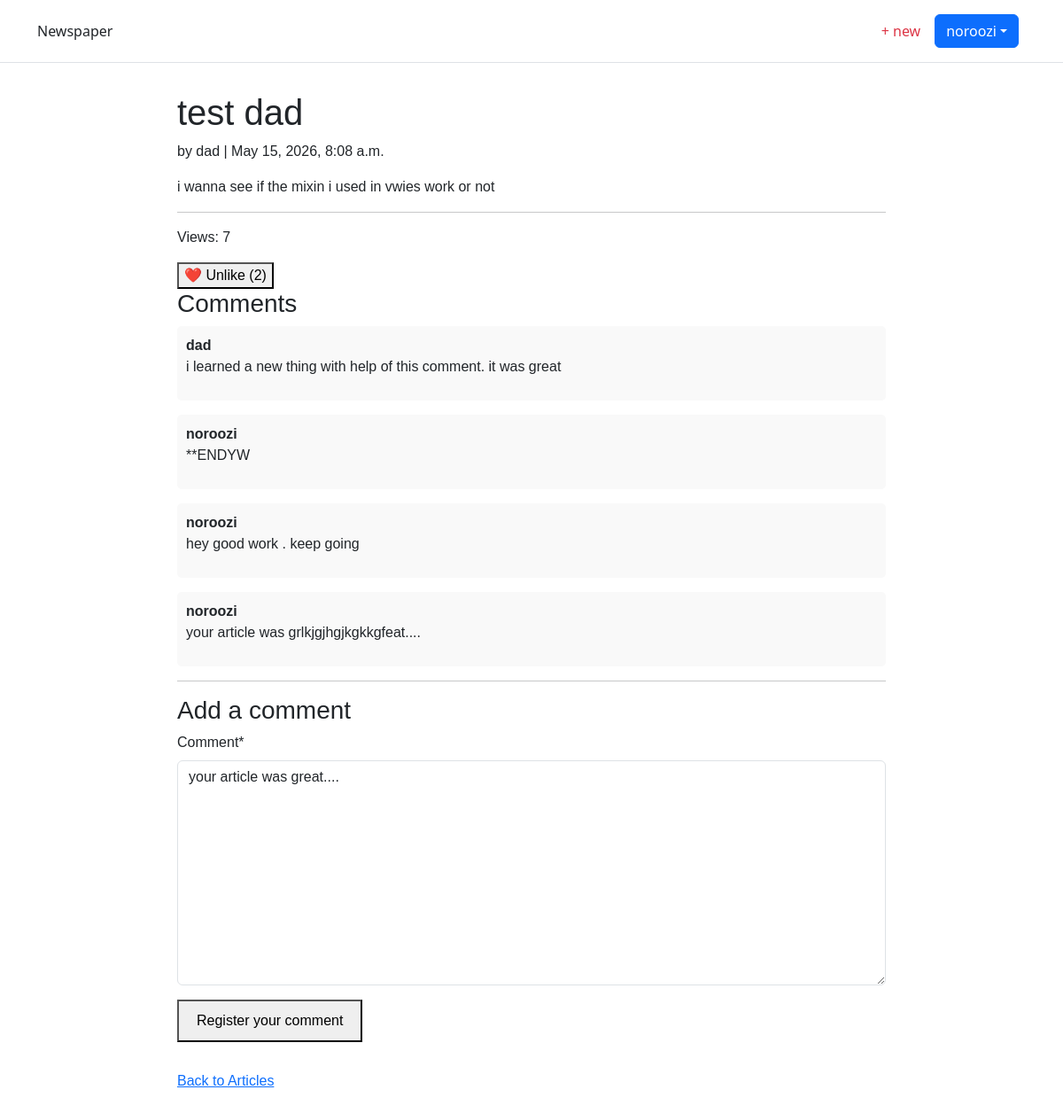
The app's page /articles/2/ (signed in) with its own data.
### accounts/models.py (models this page shows)
class CustomUser(AbstractUser):
    age = models.PositiveIntegerField(null=True, blank=True)

### articles/models.py (models this page shows, shortened)
class Article(models.Model):
    title = models.CharField(max_length=255)
    body = models.TextField()
    date = models.DateTimeField(auto_now_add=True)
    author = models.ForeignKey(
        settings.AUTH_USER_MODEL,
        on_delete=models.CASCADE,
    )
    views = models.IntegerField(default=0)
    viewers = models.ManyToManyField(
        settings.AUTH_USER_MODEL,
        related_name='viewed_articles',
        blank=True
    )
    likes = models.ManyToManyField(
        settings.AUTH_USER_MODEL,
        related_name='liked_articles',
        blank=True
    )

class Comment(models.Model):
    article = models.ForeignKey(
        Article,
        on_delete=models.CASCADE,
    )
    comment = models.TextField(default="your article was great....")
    author = models.ForeignKey(
        settings.AUTH_USER_MODEL,
        on_delete=models.CASCADE,
    )
    def __str__(self):
        return self.comment

### articles/views.py (the view, shortened to what this page needs)
# urls.py: path("<int:pk>/", ArticleDetail.as_view(), name="article_detail"),
class ArticleDetail(mixins.CustomLoginNeededMixin,View):
    def get(self, request, *args, ** kwargs):
        view = CommentGet.as_view()
        return view(request, *args, ** kwargs)

### articles/mixins.py (called while the page is built)
    def dispatch(self, request, *args, **kwargs):
        if not request.user.is_authenticated:
            return redirect(self.login_url)
        return super().dispatch(request, *args, **kwargs)

### articles/views.py (called while the page is built)
    def get_object(self):
        obj = super().get_object()
        if self.request.method == 'GET':
            if self.request.user not in obj.viewers.all():
                obj.views += 1
                obj.viewers.add(self.request.user)# add 1 every visit
                obj.save()      # save to database
        return obj

    def get_context_data(self, **kwargs):
        context = super().get_context_data(**kwargs)
        context['form'] = forms.CommentForm
        return context

### templates/article_detail.html (shortened to what this page needs)
{% extends 'base.html' %}
{% load crispy_forms_tags %}
{% block content %}
<div class="article-container" style="max-width: 800px; margin: 2rem auto; font-family: sans-serif;">
    <article>
        <h1>{{ object.title }}</h1>
        <p class="meta">by {{ object.author }} | {{ object.date }}</p>
        <div class="content">
            {{ object.body }}
        </div>
    </article>
    <hr>
    <p>Views: {{ object.views }}</p>
    <form method="post" action="{% url 'article_like' article.pk %}">
        <button type="submit">
            {% if request.user in article.likes.all %}
                ❤️ Unlike ({{ object.likes.count }})
            {% else %}
                🤍 Like ({{ object.likes.count }})
            {% endif %}
        </button>
    </form>
    <section class="comments-section">
        <h3>Comments</h3>
        {% for comment in article.comment_set.all %}
            <div class="comment" style="margin-bottom: 1rem; padding: 10px; background: #f9f9f9; border-radius: 5px;">
                <strong>{{ comment.author }}</strong>
                <p>{{ comment }}</p>
            </div>
        {% empty %}
            <p>No comments yet. Be the first!</p>
        {% endfor %}
    </section>
    <hr>
    <section class="comment-form">
        <h3>Add a comment</h3>
        <form method="post" action="">
            <div style="margin-bottom: 10px;">
                {{ form|crispy }}
            </div>
            <button type="submit" style="padding: 10px 20px;">Register your comment</button>
        </form>
    </section>
    <div class="actions" style="margin-top: 2rem;">
        <p><a href="{% url 'article_list' %}">Back to Articles</a></p>
    </div>
</div>
{% endblock %}

### templates/base.html (shortened to what this page needs)
<!DOCTYPE html>
<html>
<head>
    {% block qq %}<link href="https://cdn.jsdelivr.net/npm/bootstrap@5.3.3/dist/css/bootstrap.min.css" rel="stylesheet"/>{% endblock qq %}
</head>
<body>
    <div>
        <header class="p-3 mb-3 border-bottom">
            <div class="container">
                <div class="d-flex flex-wrap align-items-center justify-content-center justify-content-lg-start">
                    <a href="{% url 'home' %}" class="navbar-brand">Newspaper</a>
                    {% if user.is_authenticated %}
                    <a href="{% url 'article_create' %}" class="nav-link px-2 link-danger btn btn-warning me-2 text-decoration-none d-block">+ new</a>
                    <div class="dropdown text-end">
                        <a href="#" class="d-block link-white text-decoration-none dropdown-toggle btn btn-primary me-2" id="dropdownUser1" data-bs-toggle="dropdown" aria-expanded="false">{{ user.username }}</a>
                    </div>
                    {% else %}
                    </ul>
                    <div class="text-end">
                        <a href="{% url 'login' %}" class="btn btn-outline-primary me-2">Log In</a>
                        <a href="{% url 'signup' %}" class="btn btn-primary">Sign Up</a>
                    </div>
                    {% endif %}
                </div>
            </div>
        </header>
    </div>
    <main>
        {% block content %}
        {% endblock content %}
    </main>
</body>
</html>

### records on screen
CustomUser: username "noroozi"
Article: title "test dad", author "dad", date "May 15, 2026, 8:08 a.m.", body "i wanna see if the mixin i used in vwies work or not", views "7", likes.count "2"
Comment: author "dad", comment "i learned a new thing with help of this comment. it was great"
Comment: author "noroozi", comment "**ENDYW"
Comment: author "noroozi", comment "hey good work . keep going"
Comment: author "noroozi", comment "your article was grlkjgjhgjkgkkgfeat...."
